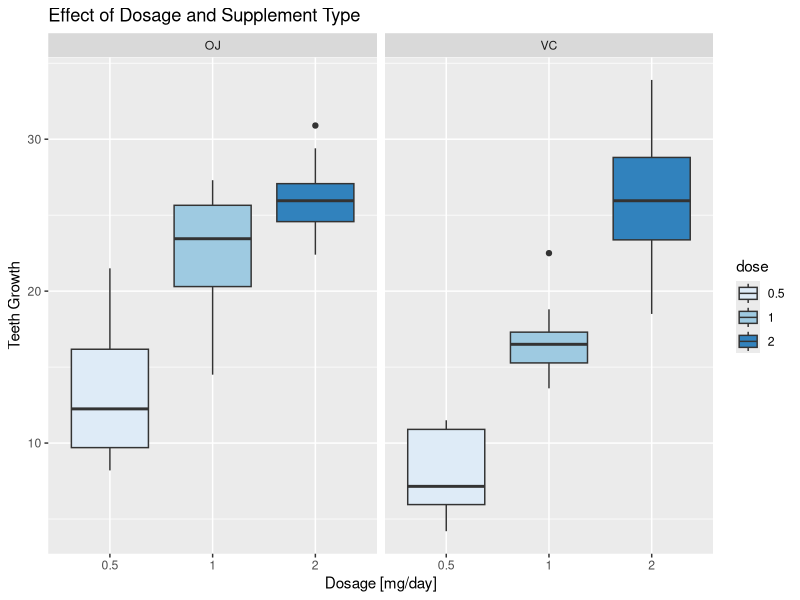

Recreate this plot in R. (Note: this script raises an error after producing the figure.)
## ---- chunk 1
knitr::opts_chunk$set(echo = TRUE)
## ---- chunk 2
library(datasets)
library(ggplot2)
library(dplyr)
data(ToothGrowth)
df_TD <- ToothGrowth
#Display the summary of the dataframe
summary(df_TD)
## ---- chunk 3
#Display the unique values of dose
unique(df_TD$dose)
## ---- chunk 4
df_TD$dose <- as.factor(df_TD$dose)
table(df_TD$supp,df_TD$dose)
## ---- chunk 5

mean(df_TD$len)

## ---- chunk 6
sd(df_TD$len)
## ---- chunk 7
plot <- ggplot(df_TD, 
               aes(x=dose,y=len,fill=dose))
plot + geom_boxplot(notch=FALSE) + facet_grid(.~supp) +
     scale_x_discrete("Dosage [mg/day]") +   
     scale_y_continuous("Teeth Growth") +  
     ggtitle("Effect of Dosage and Supplement Type") +
     scale_fill_brewer(palette="Blues")

## ---- chunk 8
TG_1 <- df_TD %>% 
    group_by(supp,dose) %>%
    summarize(mean=mean(len), stdev=sd(len), count = n())
print(TG_1)

## ---- chunk 9
TG_2 <- df_TD %>% 
    group_by(supp) %>%
    summarize(mean=mean(len), stdev=sd(len), count = n())
print(TG_2)

## ---- chunk 10
TG_3 <- df_TD %>% 
    group_by(dose) %>%
    summarize(mean=mean(len), stdev=sd(len), count = n())
print(TG_3)

## ---- chunk 11
t.test(len ~ supp, paired=FALSE, var.equal=FALSE, data=ToothGrowth)
## ---- chunk 12
#Reload the data to use comparison signs for dosage:
df_TD <- ToothGrowth
#simple subsetting of the dose level to create new datasets
mindose <- df_TD[df_TD$dose==0.5, ]
meddose <- df_TD[df_TD$dose==1, ]
maxdose <- df_TD[df_TD$dose==2,]
#High dose ( 2mg/day) and low dose (0.5-1 mg/day) with supplement type OJ: Orange Juice
OJlmdose <- filter(ToothGrowth,dose %in% c(0.5,1),supp=="OJ")
OJmhdose <- filter(ToothGrowth,dose %in% c(1,2),supp=="OJ")
#High dose ( 2mg/day) and low dose (0.5-1 mg/day) with supplement type VC: Ascorbic Acid
VClmdose <- filter(ToothGrowth,dose <2,supp=="VC")
VCmhdose <- filter(ToothGrowth,dose > 0.5 ,supp=="VC")
## ---- chunk 13
t.test(len ~ supp, paired=FALSE, var.equal=FALSE, data=mindose)
t.test(len ~ supp, paired=FALSE, var.equal=FALSE, data=meddose)
## ---- chunk 14
t.test(len ~ supp, paired=FALSE, var.equal=FALSE, data=maxdose)
## ---- chunk 15
t.test(len ~ dose, paired=FALSE, var.equal=FALSE, data=OJlmdose)
## ---- chunk 16
t.test(len ~ dose, paired=FALSE, var.equal=FALSE, data=OJmhdose)
## ---- chunk 17
t.test(len ~ dose, paired=FALSE, var.equal=FALSE, data=VClmdose)
## ---- chunk 18
t.test(len ~ dose, paired=FALSE, var.equal=FALSE, data=VCmhdose)
